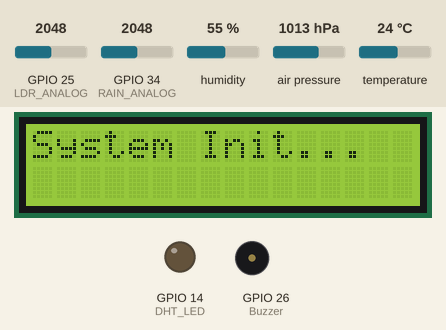
Simulated run of this sketch. Board: ESP32. Parts: 16×2 character LCD, output pins drawn as LEDs (lit = HIGH), buzzer (waves = sounding, pin HIGH). The test bench sets the inputs (shaded band); at power-on: humidity 55 %, GPIO 34 (RAIN_ANALOG) = 2048, GPIO 25 (LDR_ANALOG) = 2048, air pressure 1013 hPa, temperature 24 °C (analog values on the 0–4095 scale). WiFi joins after 1.5 s; servers stay silent unless stated; web services answer with replies made up by the test bench; what the sketch prints to the serial monitor is not drawn.

Above: at 5.2 s.
5.3 s: humidity set to 78 %
9.0 s: humidity set to 82 %
At 16.4 s:
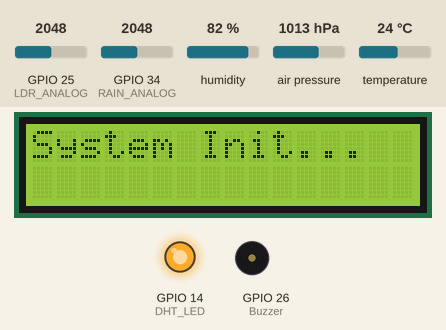
16.5 s: GPIO 34 (RAIN_ANALOG) set to 3156
20.5 s: GPIO 34 (RAIN_ANALOG) set to 3240
At 21.4 s:
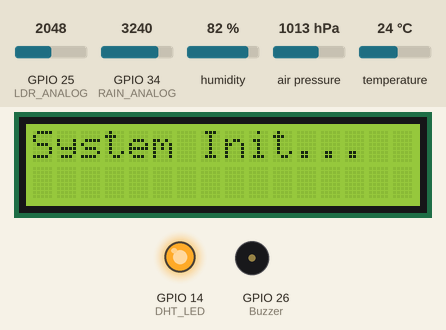
26.6 s: humidity set to 22 %
At 29.1 s:
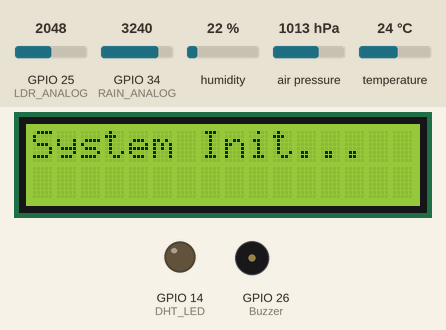
30.3 s: humidity set to 88 %
At 31.4 s:
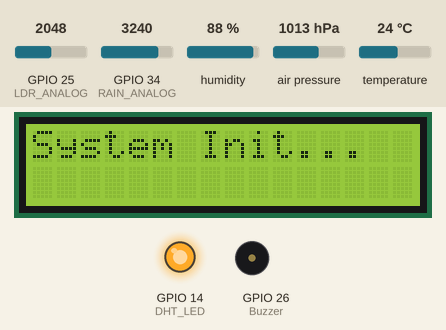
Timing chart, 0 to 33.3 s (numbered marks = the images above; inputs shaded):
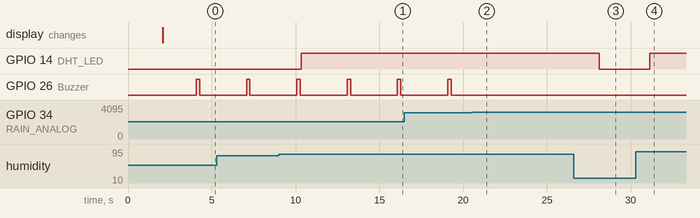

The sketch:

Complete_code_online_DHT11_UnfunctionalLCD.ino
```cpp
#include <DHT.h>
#include <Wire.h>
#include <LiquidCrystal_I2C.h>
#include <Adafruit_Sensor.h>
#include <Adafruit_BMP085_U.h>
#include <WiFi.h>
#include <HTTPClient.h>

// Wi-Fi Credentials
const char* ssid = "Galaxy A21S";
const char* password = "14141414";

// ThingSpeak API Credentials
const char* server = "http://api.thingspeak.com/update";
const char* apiKey = "OP69QZXZU16XN4R9";

// Pin Definitions
#define RAIN_ANALOG 34         // Analog pin for rain sensor
#define LDR_ANALOG 25          // Analog pin for LDR sensor
#define Buzzer 26              // Digital pin for rain buzzer
#define DHT_SENSOR_PIN 13      // ESP32 pin GPIO13 connected to DHT11 sensor
#define DHT_SENSOR_TYPE DHT11  // Define DHT sensor type
#define DHT_LED 14             // LED for flash flood probability
#define I2C_SDA 21             // I2C SDA pin for both devices
#define I2C_SCL 22             // I2C SCL pin for both devices

// Initialize DHT, LCD, and BMP-180
DHT dht_sensor(DHT_SENSOR_PIN, DHT_SENSOR_TYPE);
LiquidCrystal_I2C lcd(0x27, 16, 2); // I2C address 0x27, 16x2 LCD
Adafruit_BMP085_Unified bmp = Adafruit_BMP085_Unified(10085);

// Timing variables
unsigned long lastDisplayTime = 0;
unsigned long lastMeasurementTime = 0;
unsigned long lastBuzzerTime = 0;
bool displayToggle = false;

// Rain threshold for detection
const int rainThreshold = 800;

void setup() {
  // Initialize serial communication
  Serial.begin(9600);

  // Connect to Wi-Fi
  WiFi.begin(ssid, password);
  Serial.print("Connecting to Wi-Fi");
  while (WiFi.status() != WL_CONNECTED) {
    delay(1000);
    Serial.print(".");
  }
  Serial.println("Connected!");

  // Initialize rain sensor, LDR, buzzer, and flood LED
  pinMode(RAIN_ANALOG, INPUT);
  pinMode(LDR_ANALOG, INPUT);
  analogReadResolution(10); // Set ADC resolution to 10 bits
  pinMode(Buzzer, OUTPUT);
  pinMode(DHT_LED, OUTPUT);

  // Initialize I2C bus
  Wire.begin(I2C_SDA, I2C_SCL);

  // Initialize the DHT sensor
  dht_sensor.begin();

  // Initialize the LCD
  lcd.init();
  lcd.backlight();

  // Initialize the BMP-180 sensor
  if (!bmp.begin()) {
    Serial.println("Error: BMP-180 sensor not found. Check wiring!");
    lcd.setCursor(0, 0);
    lcd.print("BMP-180 Error!");
    while (1); // Halt execution if BMP-180 fails
  }

  Serial.println("Flash Flood Monitoring System Initialized");
  lcd.setCursor(0, 0);
  lcd.print("System Init...");
  delay(2000);
}

void loop() {
  unsigned long currentTime = millis();

  // Take measurements every 3 seconds
  if (currentTime - lastMeasurementTime >= 3000) {
    lastMeasurementTime = currentTime;

    // Read rain sensor data
    int rain_amount = analogRead(RAIN_ANALOG);
    bool isRaining = (rain_amount < rainThreshold);

    // Trigger buzzer if rain is detected
    if (isRaining && currentTime - lastBuzzerTime >= 1000) {
      digitalWrite(Buzzer, HIGH);
      delay(200);
      digitalWrite(Buzzer, LOW);
      lastBuzzerTime = currentTime;
    }

    // Read LDR sensor data
    int ldr_value = analogRead(LDR_ANALOG);

    // Read temperature, humidity, and pressure
    float temperature = dht_sensor.readTemperature();
    float humidity = dht_sensor.readHumidity();
    sensors_event_t bmp_event;
    bmp.getEvent(&bmp_event);
    float pressure = bmp_event.pressure;

    // Calculate heat index
    float heat_index = dht_sensor.computeHeatIndex(temperature, humidity);

    // Calculate flash flood likelihood
    int flashFloodLikelihood = calculateFloodLikelihood(temperature, humidity, pressure, ldr_value);

    // Respond to flash flood likelihood with LED
    if (flashFloodLikelihood >= 70) {
      digitalWrite(DHT_LED, HIGH);
    } else {
      digitalWrite(DHT_LED, LOW);
    }

    // Log readings to serial monitor
    Serial.println("===== Sensor Readings =====");
    Serial.print("Rain: ");
    Serial.println(isRaining ? "YES" : "NO");
    Serial.print("Rain Amount: ");
    Serial.println(rain_amount);
    Serial.print("Temperature (°C): ");
    Serial.println(temperature);
    Serial.print("Humidity (%): ");
    Serial.println(humidity);
    Serial.print("Heat Index (°C): ");
    Serial.println(heat_index);
    Serial.print("Pressure (hPa): ");
    Serial.println(pressure);
    Serial.print("LDR Value: ");
    Serial.println(ldr_value);
    Serial.print("Flood Likelihood (%): ");
    Serial.println(flashFloodLikelihood);
    Serial.println("===========================");

    // Send data to ThingSpeak (pass rain_amount as argument)
    sendToThingSpeak(temperature, humidity, pressure, ldr_value, isRaining, flashFloodLikelihood, heat_index, rain_amount);
  }
}

// Function to send data to ThingSpeak
void sendToThingSpeak(float temperature, float humidity, float pressure, int ldr_value, bool isRaining, int floodLikelihood, float heatIndex, int rain_amount) {
  if (WiFi.status() == WL_CONNECTED) {
    HTTPClient http;
    String url = String(server) + "?api_key=" + apiKey +
                 "&field1=" + String(temperature) +
                 "&field2=" + String(humidity) +
                 "&field3=" + String(pressure) +
                 "&field4=" + String(ldr_value) +
                 "&field5=" + String(rain_amount) +  // use the rain_amount here
                 "&field6=" + String(floodLikelihood) +
                 "&field7=" + String(heatIndex) +
                 "&field8=" + String(isRaining ? 1 : 0);

    http.begin(url);
    int httpResponseCode = http.GET();
    if (httpResponseCode > 0) {
      Serial.println("Data sent to ThingSpeak successfully.");
    } else {
      Serial.print("Error sending data: ");
      Serial.println(httpResponseCode);
    }
    http.end();
  } else {
    Serial.println("Wi-Fi not connected.");
  }
}

// Function to calculate flash flood likelihood
int calculateFloodLikelihood(float temperature, float humidity, float pressure, int ldr_value) {
  int likelihood = 0;
  if (humidity >= 50) {
    if (humidity < 60) likelihood = 20;
    else if (humidity < 80) likelihood = 50;
    else likelihood = 80;
    if (temperature < 20) likelihood += 10;
    if (temperature > 30) likelihood -= 10;
    if (temperature > 35) likelihood -= 10;
    if (pressure < 1000) likelihood += 10;
    if (pressure < 980) likelihood += 20;
    if (ldr_value < 500) likelihood += 10;
  }
  likelihood = constrain(likelihood, 0, 100);
  return likelihood;
}
```

Measured:
- the behaviour switches between 79 and 80 % on humidity (found by bisection; images 0 and 1)
- after the input at 9.0 s, GPIO 14 (DHT_LED): LOW → HIGH after 1.3 s
- after the input at 20.5 s, GPIO 26 (Buzzer): stops changing and stays LOW
- after the input at 26.6 s, GPIO 14 (DHT_LED): HIGH → LOW after 1.5 s
- after the input at 30.3 s, GPIO 14 (DHT_LED): LOW → HIGH after 0.83 s
- by itself, GPIO 26 (Buzzer): alternates HIGH for 0.20 s and LOW for 2.8 s
